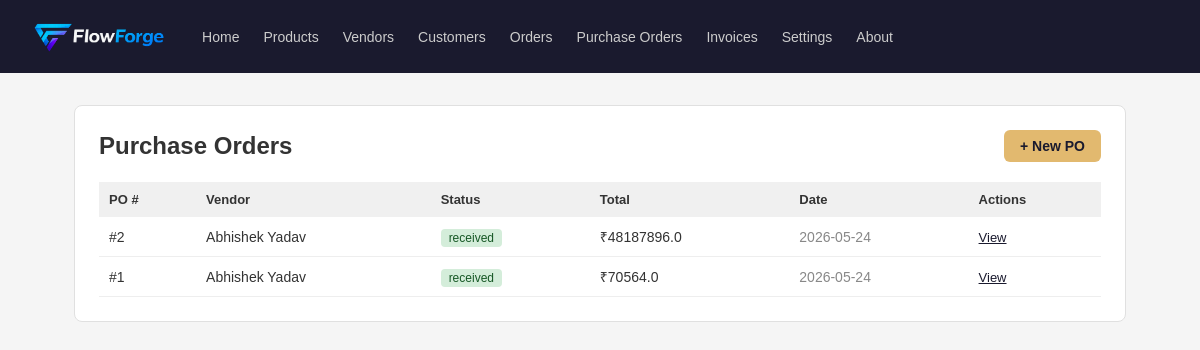
Before: /purchase-orders with the older database file.
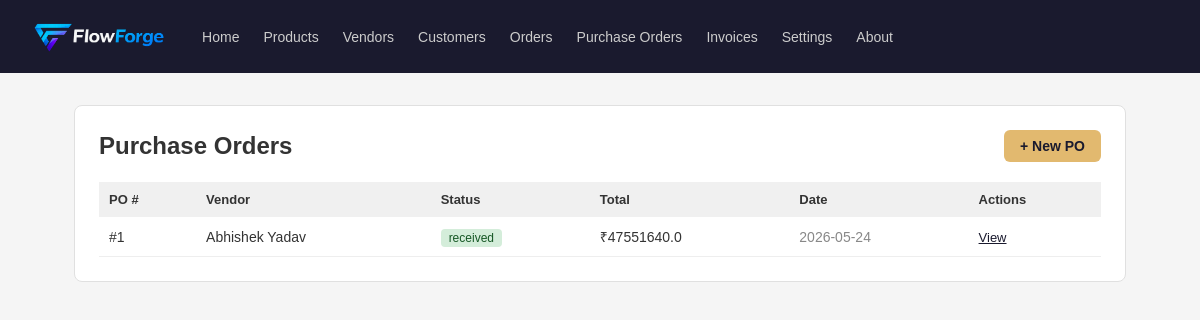
After: the same page with the newer database file.
### tables this page shows
CREATE TABLE purchase_orders (
            id INTEGER PRIMARY KEY AUTOINCREMENT,
            vendor_id INTEGER NOT NULL,
            status TEXT DEFAULT 'pending',
            total_amount REAL DEFAULT 0,
            created_at TIMESTAMP DEFAULT CURRENT_TIMESTAMP,
            FOREIGN KEY (vendor_id) REFERENCES vendors(id)
        );

CREATE TABLE vendors (
            id INTEGER PRIMARY KEY AUTOINCREMENT,
            name TEXT NOT NULL,
            email TEXT,
            phone TEXT,
            address TEXT
        );

### App.py (the view)
@app.route('/purchase-orders')
def po_list():
    db = get_db()
    purchase_orders = db.execute('''
        SELECT purchase_orders.*, vendors.name as vendor_name
        FROM purchase_orders
        JOIN vendors ON purchase_orders.vendor_id = vendors.id
        ORDER BY purchase_orders.created_at DESC
    ''').fetchall()
    db.close()
    return render_template('purchase_orders/list.html', purchase_orders=purchase_orders)

### database.py (called while the page is built)
def get_db():
    conn = sqlite3.connect(DATABASE)
    conn.row_factory = sqlite3.Row
    return conn

### templates/purchase_orders/list.html (shortened to what this page needs)
{% extends "base.html" %}
{% block content %}
<div class="card">
    <div style="display: flex; justify-content: space-between; align-items: center;">
        <h2>Purchase Orders</h2>
        <a href="/purchase-orders/add" style="background: #e2b96f; color: #1a1a2e; padding: 8px 16px;
           border-radius: 6px; text-decoration: none; font-size: 14px; font-weight: 600;">
            + New PO
        </a>
    </div>
    <table style="width: 100%; border-collapse: collapse; margin-top: 20px;">
        <thead>
            <tr style="background: #f0f0f0;">
                <th style="padding: 10px; text-align: left; font-size: 13px;">PO #</th>
                <th style="padding: 10px; text-align: left; font-size: 13px;">Vendor</th>
                <th style="padding: 10px; text-align: left; font-size: 13px;">Status</th>
                <th style="padding: 10px; text-align: left; font-size: 13px;">Total</th>
                <th style="padding: 10px; text-align: left; font-size: 13px;">Date</th>
                <th style="padding: 10px; text-align: left; font-size: 13px;">Actions</th>
            </tr>
        </thead>
        <tbody>
            {% for po in purchase_orders %}
            <tr style="border-bottom: 1px solid #eee;">
                <td style="padding: 10px; font-size: 14px;">#{{ po['id'] }}</td>
                <td style="padding: 10px; font-size: 14px;">{{ po['vendor_name'] }}</td>
                <td style="padding: 10px;">
                    <span style="
                        background: {% if po['status'] == 'received' %}#d4edda{% elif po['status'] == 'pending' %}#fff3cd{% else %}#f8d7da{% endif %};
                        color: {% if po['status'] == 'received' %}#155724{% elif po['status'] == 'pending' %}#856404{% else %}#721c24{% endif %};
                        padding: 2px 8px; border-radius: 4px; font-size: 12px;">
                        {{ po['status'] }}
                    </span>
                </td>
                <td style="padding: 10px; font-size: 14px;">₹{{ po['total_amount'] }}</td>
                <td style="padding: 10px; font-size: 14px; color: #888;">{{ po['created_at'][:10] }}</td>
                <td style="padding: 10px;">
                    <a href="/purchase-orders/{{ po['id'] }}"
                       style="font-size: 13px; color: #1a1a2e; margin-right: 12px;">View</a>
                </td>
            </tr>
            {% else %}
            <tr>
                <td colspan="6" style="padding: 20px; text-align: center; color: #aaa; font-size: 14px;">
                    Koi purchase order nahi abhi. "+ New PO" click karo!
                </td>
            </tr>
            {% endfor %}
        </tbody>
    </table>
</div>
{% endblock %}

### templates/base.html (shortened to what this page needs)
<!DOCTYPE html>
<html lang="en">
<head>
</head>
<body>
    <nav>
        <img src="{{ url_for('static', filename='logo.png') }}" height="45" style="border-radius: 20px;">
        <a href="/">Home</a>
        <a href="/products">Products</a>
        <a href="/vendors">Vendors</a>
        <a href="/customers">Customers</a>
        <a href="/orders">Orders</a>
        <a href="/purchase-orders">Purchase Orders</a>
        <a href="/invoices">Invoices</a>
        <a href="/settings">Settings</a>
        <a href="/about">About</a>
    </nav>
    <div class="container">
        {% block content %}
        {% endblock %}
    </div>
</body>
</html>

### templates/base.html (style rules this page uses)
* { margin: 0; padding: 0; box-sizing: border-box; }
body { font-family: sans-serif; background: #f5f5f5; color: #333; }
nav { background: #1a1a2e; padding: 14px 24px; display: flex; align-items: center; gap: 24px; }
nav a { color: #ccc; text-decoration: none; font-size: 14px; }
.container { max-width: 1100px; margin: 32px auto; padding: 0 24px; }
.card { background: white; border-radius: 8px; padding: 24px; border: 1px solid #e0e0e0; }

Changed rows visible on the page:
removed purchase_orders: id "2", vendor_name "Abhishek Yadav", status "received", total_amount "48187896.0", created_at "2026-05-24"
changed purchase_orders "received": total_amount "70564.0" → "47551640.0"
